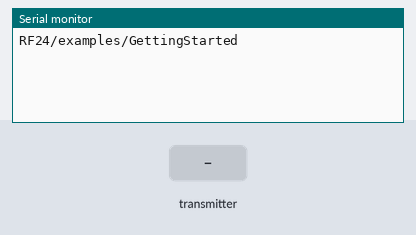
A sketch run on a simulated Arduino Uno, built with avr-gcc and run on an emulated ATmega328P. Parts: the last lines printed to the serial monitor. Inputs (shaded band) come from the test bench. No radio packets arrive unless stated.

Above: at 1.2 s.
1.3 s: the transmitter starts sending value = 0
At 1.37 s:
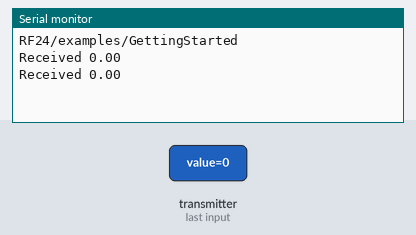
3.2 s: the transmitter starts sending value = 25
At 3.27 s:
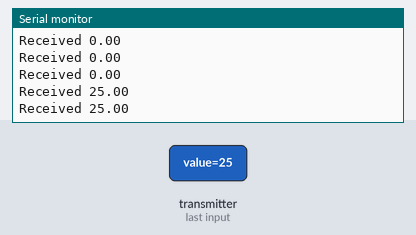

The sketch:

sendReceive_nRF24L01.ino
```cpp
/*
* Getting Started example sketch for nRF24L01+ radios
* This is a very basic example of how to send data from one node to another
* Updated: Dec 2014 by TMRh20
*/

#include <SPI.h>
#include "RF24.h"

/****************** User Config ***************************/
/***      Set this radio as radio number 0 or 1         ***/
bool radioNumber = 1;

/* Hardware configuration: Set up nRF24L01 radio on SPI bus plus pins 7 & 8 */
RF24 radio(7,8);
/**********************************************************/

byte masterAddress[6] = "mst01";

// Used to control whether this node is sending or receiving
bool role = 1;

void setup() {
  Serial.begin(115200);
  Serial.println(F("RF24/examples/GettingStarted"));

  radio.begin();
  radio.openReadingPipe(1,masterAddress);

  // Start the radio listening for data
  radio.startListening();
}

void loop() {

    if( radio.available()){

      float value;
      while (radio.available()) {                                   // While there is data ready
        radio.read( &value, sizeof(float) );             // Get the payload
      }

      Serial.print(F("Received "));
      Serial.println(value);
   }

} // Loop
```

Measured:
- after the input at 1.3 s, the serial monitor: prints a new line at once (image 1)
- after the input at 3.2 s, the serial monitor: prints a new line at once (image 2)
